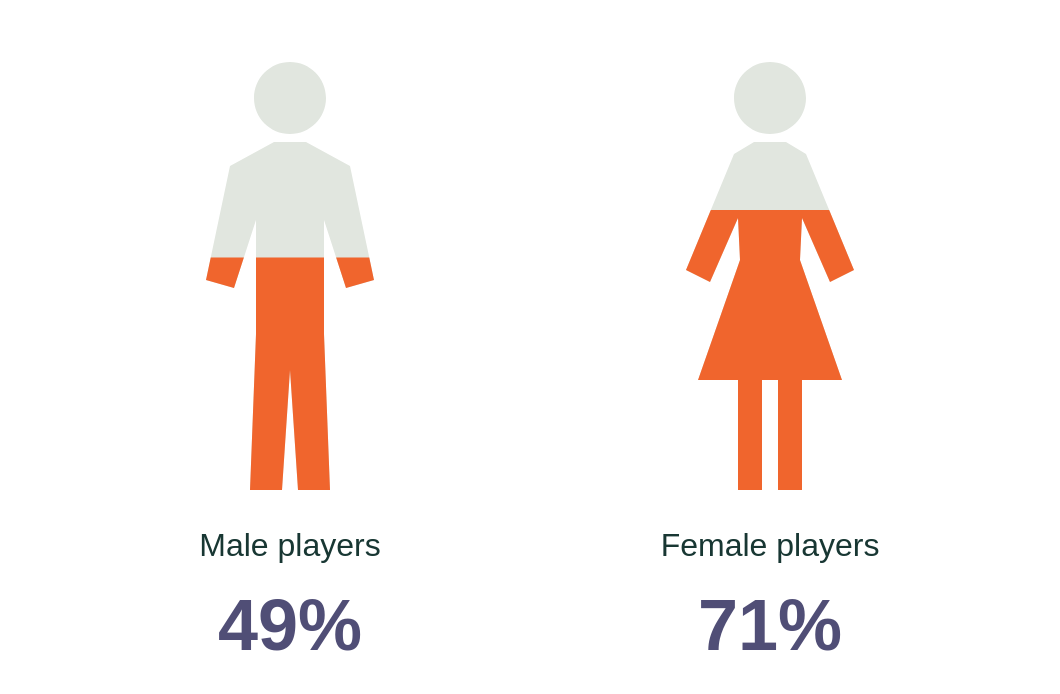

Express this chart as Vega-Lite.
### Vega specification from a JSON file in a GitHub repository (floating-point values rounded to 4 significant figures)
{"$schema": "https://vega.github.io/schema/vega/v5.json", "description": "Percentage of male and female US video-game players aged 8+ who regularly played puzzle games.", "width": 500, "height": 315, "padding": 15, "background": null, "signals": [{"name": "maleSilhouette", "value": "M78,24 A18,18 0 1,0 42,24 A18,18 0 1,0 78,24 Z M52,46 L68,46 L90,58 L102,115 L88,119 L77,85 L77,142 L80,220 L64,220 L60,160 L56,220 L40,220 L43,142 L43,85 L32,119 L18,115 L30,58 Z"}, {"name": "femaleSilhouette", "value": "M78,24 A18,18 0 1,0 42,24 A18,18 0 1,0 78,24 Z M52,46 L68,46 L78,52 L102,110 L90,116 L76,84 L75,105 L96,165 L76,165 L76,220 L64,220 L64,165 L56,165 L56,220 L44,220 L44,165 L24,165 L45,105 L44,84 L30,116 L18,110 L42,52 Z"}], "data": [{"name": "players", "values": [{"group": "Male players", "percent": 49, "x": 70, "filledPath": "M99.629311,103.739228 L102,115 L88,119 L83.062691,103.739228 L77,103.739228 L77,142 L80,220 L64,220 L60,160 L56,220 L40,220 L43,142 L43,103.739228 L36.937309,103.739228 L32,119 L18,115 L20.370689,103.739228 Z"}, {"group": "Female players", "percent": 71, "x": 310, "filledPath": "M89.591271,80.012238 L102,110 L90,116 L76,84 L75,105 L96,165 L76,165 L76,220 L64,220 L64,165 L56,165 L56,220 L44,220 L44,165 L24,165 L45,105 L44,84 L30,116 L18,110 L30.408729,80.012238 Z"}]}], "marks": [{"name": "backgroundFigures", "type": "path", "from": {"data": "players"}, "encode": {"update": {"x": {"field": "x"}, "y": {"value": 10}, "path": {"signal": "datum.group === 'Female players' ? femaleSilhouette : maleSilhouette"}, "fill": {"value": "#E1E6DF"}, "tooltip": {"signal": "{'Group': datum.group, 'Regularly played puzzle games': datum.percent + '%', 'Population': 'US video-game players aged 8+', 'Source': 'ESA / YouGov, 2026 Essential Facts, p. 14'}"}, "description": {"signal": "datum.group + ': ' + datum.percent + '% regularly played puzzle games.'"}}}}, {"name": "filledFigures", "type": "path", "from": {"data": "players"}, "encode": {"update": {"x": {"field": "x"}, "y": {"value": 10}, "path": {"field": "filledPath"}, "fill": {"value": "#F0652D"}, "tooltip": {"signal": "{'Group': datum.group, 'Regularly played puzzle games': datum.percent + '%', 'Population': 'US video-game players aged 8+', 'Source': 'ESA / YouGov, 2026 Essential Facts, p. 14'}"}}}}, {"type": "text", "interactive": false, "from": {"data": "players"}, "encode": {"update": {"x": {"signal": "datum.x + 60"}, "y": {"value": 258}, "text": {"field": "group"}, "align": {"value": "center"}, "baseline": {"value": "middle"}, "font": {"value": "Arial"}, "fontSize": {"value": 16}, "fill": {"value": "#183733"}}}}, {"type": "text", "interactive": false, "from": {"data": "players"}, "encode": {"update": {"x": {"signal": "datum.x + 60"}, "y": {"value": 299}, "text": {"signal": "datum.percent + '%'"}, "align": {"value": "center"}, "baseline": {"value": "middle"}, "font": {"value": "Arial"}, "fontSize": {"value": 36}, "fontWeight": {"value": 600}, "fill": {"value": "#504E76"}}}}]}
